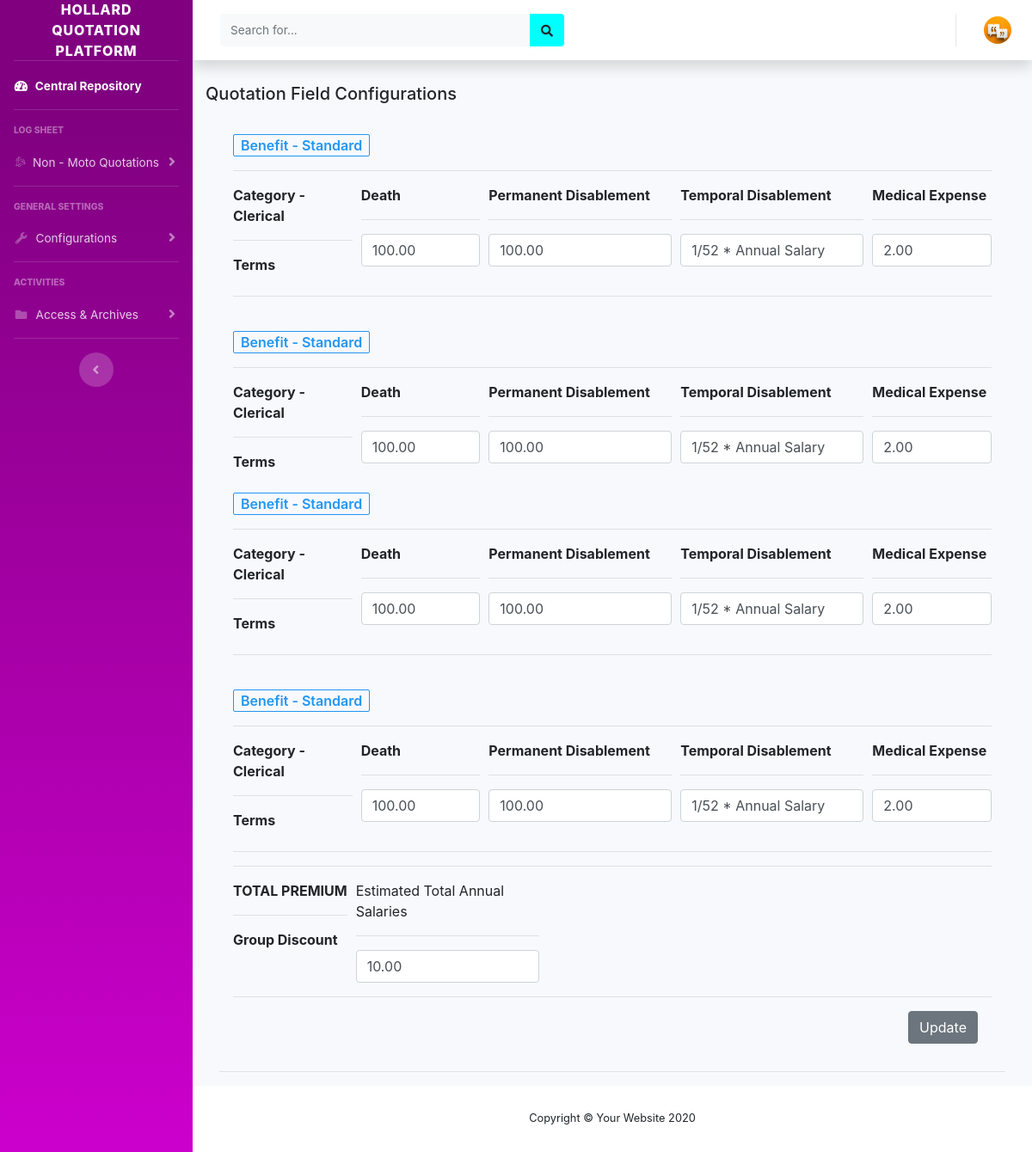
Screenshot of /admin/config_gpa.php with the database file from the repository.
### tables this page shows
CREATE TABLE `config_gpa` (
  `id` int(11) NOT NULL,
  `death_as` varchar(150) NOT NULL DEFAULT '0.00',
  `pd_terms` varchar(150) NOT NULL DEFAULT '0.00',
  `td_terms` varchar(150) NOT NULL,
  `me_terms` varchar(150) NOT NULL DEFAULT '0.00',
  `death2_as` varchar(150) NOT NULL DEFAULT '0.00',
  `pd2_terms` varchar(150) NOT NULL DEFAULT '0.00',
  `td2_terms` varchar(255) NOT NULL,
  `me2_terms` varchar(150) NOT NULL DEFAULT '0.00',
  `death4_as` varchar(150) NOT NULL DEFAULT '0.00',
  `pd4_terms` varchar(150) NOT NULL DEFAULT '0.00',
  `td4_terms` varchar(255) NOT NULL,
  `me4_terms` varchar(150) NOT NULL DEFAULT '0.00',
  `death5_as` varchar(150) NOT NULL DEFAULT '0.00',
  `pd5_terms` varchar(150) NOT NULL DEFAULT '0.00',
  `td5_terms` varchar(255) NOT NULL,
  `me5_terms` varchar(150) NOT NULL DEFAULT '0.00',
  `gd4gpa_rate` varchar(150) NOT NULL DEFAULT '0.00'
);

### admin/config_gpa.php (the view, shortened to what this page needs)
<?php
include('includes/header.php');
include('includes/menubar.php');
?>
<div class="container"><h5 class="modal-title" id="quotationConfig">Quotation Field Configurations</h5></div>
<div class="container-fluid">
    <div class="modal-body">
        <div class="modal-header">
            <form class="config_form" action="" method="POST" id="config_form" name="config_form" enctype="multipart/form-data">
                <section class="main-container">
            <?php
          $getVals = mysqli_query($conn, "SELECT * FROM `config_gpa` WHERE `id`='1'");
          while($vals = mysqli_fetch_assoc($getVals)){
          ?>
        <div class="label label-primary label-outlined">Benefit - Standard</div>
          <div class="form-group">
           <hr>
            <div class="form-row">
             <div class="col" style="font-weight: bold;">Category - Clerical
              <hr>
               <label for="terms">Terms</label>
             </div>
             <div class="col-sm-2" style="font-weight: bold;">Death<hr>
              <input type="text" class="form-control" id="death_as" name="death_as" value="<?= $vals['death_as']; ?>" onkeypress="return numberOnly(event)">
             </div>
                 <div class="col-md-3" style="font-weight: bold;">Permanent Disablement<hr>
              <input type="text" class="form-control" id="pd_terms" name="pd_terms" value="<?= $vals['pd_terms']; ?>" onkeypress="return">
             </div>
                 <div class="col-md-3" style="font-weight: bold;">Temporal Disablement<hr>
              <input type="text" class="form-control" id="td_terms" name="td_terms" value="<?= $vals['td_terms']; ?>" onkeypress="return numberOnly(event)">
             </div>
             <div class="col-md-2" style="font-weight: bold;">Medical Expense<hr>
              <input type="text" class="form-control" id="me_terms" name="me_terms" value="<?= $vals['me_terms']; ?>" onkeypress="return numberOnly(event)">
             </div>
              </div>
               </div>
               <hr><br>
               <div class="label label-primary label-outlined">Benefit - Standard</div>
          <div class="form-group">
           <hr>
            <div class="form-row">
             <div class="col" style="font-weight: bold;">Category - Clerical
              <hr>
               <label for="terms">Terms</label>
             </div>
             <div class="col-sm-2" style="font-weight: bold;">Death<hr>
              <input type="text" class="form-control" id="death2_as" name="death2_as" value="<?= $vals['death2_as']; ?>" onkeypress="return numberOnly(event)">
             </div>
                 <div class="col-md-3" style="font-weight: bold;">Permanent Disablement<hr>
              <input type="text" class="form-control" id="pd2_terms" name="pd2_terms" value="<?= $vals['pd2_terms']; ?>" onkeypress="return">
             </div>
                 <div class="col-md-3" style="font-weight: bold;">Temporal Disablement<hr>
              <input type="text" class="form-control" id="td2_terms" name="td2_terms" value="<?= $vals['td2_terms']; ?>" onkeypress="return numberOnly(event)">
             </div>
             <div class="col-md-2" style="font-weight: bold;">Medical Expense<hr>
              <input type="text" class="form-control" id="me2_terms" name="me2_terms" value="<?= $vals['me2_terms']; ?>" onkeypress="return numberOnly(event)">
             </div>
              </div>
               </div>
               <div class="label label-primary label-outlined">Benefit - Standard</div>
          <div class="form-group">
           <hr>
            <div class="form-row">
             <div class="col" style="font-weight: bold;">Category - Clerical
              <hr>
               <label for="terms">Terms</label>
             </div>
             <div class="col-sm-2" style="font-weight: bold;">Death<hr>
              <input type="text" class="form-control" id="death4_as" name="death4_as" value="<?= $vals['death4_as']; ?>" onkeypress="return numberOnly(event)">
             </div>
                 <div class="col-md-3" style="font-weight: bold;">Permanent Disablement<hr>
              <input type="text" class="form-control" id="pd4_terms" name="pd4_terms" value="<?= $vals['pd4_terms']; ?>" onkeypress="return">
             </div>
                 <div class="col-md-3" style="font-weight: bold;">Temporal Disablement<hr>
              <input type="text" class="form-control" id="td4_terms" name="td4_terms" value="<?= $vals['td4_terms']; ?>" onkeypress="return numberOnly(event)">
             </div>
             <div class="col-md-2" style="font-weight: bold;">Medical Expense<hr>
              <input type="text" class="form-control" id="me4_terms" name="me4_terms" value="<?= $vals['me4_terms']; ?>" onkeypress="return numberOnly(event)">
             </div>
              </div>
               </div>
               <hr><br>
               <div class="label label-primary label-outlined">Benefit - Standard</div>
          <div class="form-group">
           <hr>
            <div class="form-row">
             <div class="col" style="font-weight: bold;">Category - Clerical
              <hr>
               <label for="terms">Terms</label>
             </div>
             <div class="col-sm-2" style="font-weight: bold;">Death<hr>
              <input type="text" class="form-control" id="death5_as" name="death5_as" value="<?= $vals['death5_as']; ?>" onkeypress="return numberOnly(event)">
             </div>
                 <div class="col-md-3" style="font-weight: bold;">Permanent Disablement<hr>
              <input type="text" class="form-control" id="pd5_terms" name="pd5_terms" value="<?= $vals['pd5_terms']; ?>" onkeypress="return">
             </div>
                 <div class="col-md-3" style="font-weight: bold;">Temporal Disablement<hr>
              <input type="text" class="form-control" id="td5_terms" name="td5_terms" value="<?= $vals['td5_terms']; ?>" onkeypress="return numberOnly(event)">
             </div>
             <div class="col-md-2" style="font-weight: bold;">Medical Expense<hr>
              <input type="text" class="form-control" id="me5_terms" name="me5_terms" value="<?= $vals['me5_terms']; ?>" onkeypress="return numberOnly(event)">
             </div>
              </div>
               </div><hr>
                  <div class="form-group">
           <hr>
            <div class="form-row">
             <div class="col-xs-2" style="font-weight: bold;">TOTAL PREMIUM
              <hr>
               <label for="terms">Group Discount </label>
             </div><br>
             <div class="col-md-3">Estimated Total Annual Salaries<hr>
              <input type="text" class="form-control" id="gd4gpa_rate" name="gd4gpa_rate" value="<?= $vals['gd4gpa_rate']; ?>" onkeypress="return numberOnly(event)">
             </div>
              </div>
               </div>
                </section>
                <?php
                        }
                    ?>
                <div class="modal-footer">
                    <button type="button" name="updatebtn_gpa" id="updatebtn_gpa" class="btn btn-secondary">Update</button>
                </div>
            </form>
        </div>
    </div>
</div>
<?php
include('includes/footer.php');
?>

### admin/style.css (style rules this page uses)
.label { display: inline-block; line-height: 1; text-align: center; white-space: nowrap; vertical-align: baseline; padding: 4px 8px; border-radius: 2px; font-size: 16px; font-weight: 600; color: #FFF }
.label.label-primary { background-color: #2196F3 }
.label.label-outlined { border-width: 1px; border-style: solid; background-color: transparent }
.label.label-outlined.label-primary { border-color: #2196F3; color: #2196F3 }

### rows the page displays
config_gpa: death_as "100.00", pd_terms "100.00", td_terms "1/52 * Annual Salary", me_terms "2.00", death2_as "100.00", pd2_terms "100.00", td2_terms "1/52 * Annual Salary", me2_terms "2.00", death4_as "100.00", pd4_terms "100.00", td4_terms "1/52 * Annual Salary", me4_terms "2.00", death5_as "100.00", pd5_terms "100.00", td5_terms "1/52 * Annual Salary", me5_terms "2.00", gd4gpa_rate "10.00"
